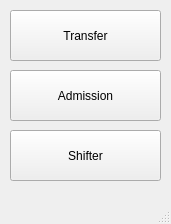
<?xml version="1.0" encoding="UTF-8"?>
<ui version="4.0">
 <class>MainWindow</class>
 <widget class="QMainWindow" name="MainWindow">
  <property name="geometry">
   <rect>
    <x>0</x>
    <y>0</y>
    <width>171</width>
    <height>224</height>
   </rect>
  </property>
  <property name="windowTitle">
   <string>MainWindow</string>
  </property>
  <widget class="QWidget" name="centralwidget">
   <widget class="QPushButton" name="pushButton_3">
    <property name="geometry">
     <rect>
      <x>10</x>
      <y>130</y>
      <width>151</width>
      <height>51</height>
     </rect>
    </property>
    <property name="text">
     <string>Shifter</string>
    </property>
   </widget>
   <widget class="QPushButton" name="pushButton">
    <property name="geometry">
     <rect>
      <x>10</x>
      <y>10</y>
      <width>151</width>
      <height>51</height>
     </rect>
    </property>
    <property name="text">
     <string>Transfer</string>
    </property>
   </widget>
   <widget class="QPushButton" name="pushButton_2">
    <property name="geometry">
     <rect>
      <x>10</x>
      <y>70</y>
      <width>151</width>
      <height>51</height>
     </rect>
    </property>
    <property name="text">
     <string>Admission</string>
    </property>
   </widget>
  </widget>
  <widget class="QMenuBar" name="menubar">
   <property name="geometry">
    <rect>
     <x>0</x>
     <y>0</y>
     <width>171</width>
     <height>22</height>
    </rect>
   </property>
  </widget>
  <widget class="QStatusBar" name="statusbar"/>
 </widget>
 <resources/>
 <connections/>
</ui>
